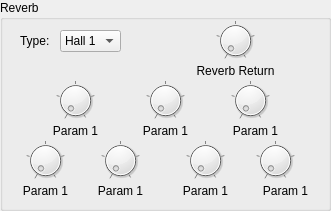
         <widget class="QGroupBox" name="groupBox_7">
          <property name="geometry">
           <rect>
            <x>640</x>
            <y>50</y>
            <width>331</width>
            <height>211</height>
           </rect>
          </property>
          <property name="title">
           <string>Reverb</string>
          </property>
          <widget class="QLabel" name="label_45">
           <property name="geometry">
            <rect>
             <x>20</x>
             <y>30</y>
             <width>49</width>
             <height>21</height>
            </rect>
           </property>
           <property name="text">
            <string>Type:</string>
           </property>
          </widget>
          <widget class="ComboPicker" name="reverbType">
           <property name="geometry">
            <rect>
             <x>60</x>
             <y>30</y>
             <width>61</width>
             <height>22</height>
            </rect>
           </property>
           <item>
            <property name="text">
             <string>Hall 1</string>
            </property>
           </item>
           <item>
            <property name="text">
             <string>Hall 2</string>
            </property>
           </item>
           <item>
            <property name="text">
             <string>Room 1</string>
            </property>
           </item>
           <item>
            <property name="text">
             <string>Room 2</string>
            </property>
           </item>
           <item>
            <property name="text">
             <string>Room 3</string>
            </property>
           </item>
           <item>
            <property name="text">
             <string>Stage 1</string>
            </property>
           </item>
           <item>
            <property name="text">
             <string>Stage 2</string>
            </property>
           </item>
           <item>
            <property name="text">
             <string>Plate</string>
            </property>
           </item>
           <item>
            <property name="text">
             <string/>
            </property>
           </item>
          </widget>
          <widget class="QLabel" name="label_46">
           <property name="geometry">
            <rect>
             <x>190</x>
             <y>60</y>
             <width>91</width>
             <height>21</height>
            </rect>
           </property>
           <property name="text">
            <string>Reverb Return</string>
           </property>
           <property name="alignment">
            <set>Qt::AlignCenter</set>
           </property>
          </widget>
          <widget class="DialKnob" name="revReturn">
           <property name="geometry">
            <rect>
             <x>200</x>
             <y>20</y>
             <width>71</width>
             <height>41</height>
            </rect>
           </property>
           <property name="sizePolicy">
            <sizepolicy hsizetype="Fixed" vsizetype="Fixed">
             <horstretch>0</horstretch>
             <verstretch>0</verstretch>
            </sizepolicy>
           </property>
           <property name="minimumSize">
            <size>
             <width>0</width>
             <height>0</height>
            </size>
           </property>
           <property name="maximumSize">
            <size>
             <width>16777215</width>
             <height>16777215</height>
            </size>
           </property>
           <property name="maximum">
            <number>32</number>
           </property>
           <property name="notchTarget">
            <double>8.000000000000000</double>
           </property>
           <property name="notchesVisible">
            <bool>true</bool>
           </property>
          </widget>
          <widget class="DialKnob" name="revParam1">
           <property name="geometry">
            <rect>
             <x>50</x>
             <y>80</y>
             <width>51</width>
             <height>41</height>
            </rect>
           </property>
           <property name="sizePolicy">
            <sizepolicy hsizetype="Fixed" vsizetype="Fixed">
             <horstretch>0</horstretch>
             <verstretch>0</verstretch>
            </sizepolicy>
           </property>
           <property name="minimumSize">
            <size>
             <width>0</width>
             <height>0</height>
            </size>
           </property>
           <property name="maximumSize">
            <size>
             <width>16777215</width>
             <height>16777215</height>
            </size>
           </property>
           <property name="maximum">
            <number>32</number>
           </property>
           <property name="notchTarget">
            <double>8.000000000000000</double>
           </property>
           <property name="notchesVisible">
            <bool>true</bool>
           </property>
          </widget>
          <widget class="DialKnob" name="revParam2">
           <property name="geometry">
            <rect>
             <x>140</x>
             <y>80</y>
             <width>51</width>
             <height>41</height>
            </rect>
           </property>
           <property name="sizePolicy">
            <sizepolicy hsizetype="Fixed" vsizetype="Fixed">
             <horstretch>0</horstretch>
             <verstretch>0</verstretch>
            </sizepolicy>
           </property>
           <property name="minimumSize">
            <size>
             <width>0</width>
             <height>0</height>
            </size>
           </property>
           <property name="maximumSize">
            <size>
             <width>16777215</width>
             <height>16777215</height>
            </size>
           </property>
           <property name="maximum">
            <number>32</number>
           </property>
           <property name="notchTarget">
            <double>8.000000000000000</double>
           </property>
           <property name="notchesVisible">
            <bool>true</bool>
           </property>
          </widget>
          <widget class="DialKnob" name="revParam4">
           <property name="geometry">
            <rect>
             <x>20</x>
             <y>140</y>
             <width>51</width>
             <height>41</height>
            </rect>
           </property>
           <property name="sizePolicy">
            <sizepolicy hsizetype="Fixed" vsizetype="Fixed">
             <horstretch>0</horstretch>
             <verstretch>0</verstretch>
            </sizepolicy>
           </property>
           <property name="minimumSize">
            <size>
             <width>0</width>
             <height>0</height>
            </size>
           </property>
           <property name="maximumSize">
            <size>
             <width>16777215</width>
             <height>16777215</height>
            </size>
           </property>
           <property name="maximum">
            <number>32</number>
           </property>
           <property name="notchTarget">
            <double>8.000000000000000</double>
           </property>
           <property name="notchesVisible">
            <bool>true</bool>
           </property>
          </widget>
          <widget class="DialKnob" name="revParam5">
           <property name="geometry">
            <rect>
             <x>100</x>
             <y>140</y>
             <width>41</width>
             <height>41</height>
            </rect>
           </property>
           <property name="sizePolicy">
            <sizepolicy hsizetype="Fixed" vsizetype="Fixed">
             <horstretch>0</horstretch>
             <verstretch>0</verstretch>
            </sizepolicy>
           </property>
           <property name="minimumSize">
            <size>
             <width>0</width>
             <height>0</height>
            </size>
           </property>
           <property name="maximumSize">
            <size>
             <width>16777215</width>
             <height>16777215</height>
            </size>
           </property>
           <property name="maximum">
            <number>32</number>
           </property>
           <property name="notchTarget">
            <double>8.000000000000000</double>
           </property>
           <property name="notchesVisible">
            <bool>true</bool>
           </property>
          </widget>
          <widget class="DialKnob" name="revParam6">
           <property name="geometry">
            <rect>
             <x>180</x>
             <y>140</y>
             <width>51</width>
             <height>41</height>
            </rect>
           </property>
           <property name="sizePolicy">
            <sizepolicy hsizetype="Fixed" vsizetype="Fixed">
             <horstretch>0</horstretch>
             <verstretch>0</verstretch>
            </sizepolicy>
           </property>
           <property name="minimumSize">
            <size>
             <width>0</width>
             <height>0</height>
            </size>
           </property>
           <property name="maximumSize">
            <size>
             <width>16777215</width>
             <height>16777215</height>
            </size>
           </property>
           <property name="maximum">
            <number>32</number>
           </property>
           <property name="notchTarget">
            <double>8.000000000000000</double>
           </property>
           <property name="notchesVisible">
            <bool>true</bool>
           </property>
          </widget>
          <widget class="QLabel" name="revLabel1">
           <property name="geometry">
            <rect>
             <x>20</x>
             <y>120</y>
             <width>111</width>
             <height>21</height>
            </rect>
           </property>
           <property name="text">
            <string>Param 1</string>
           </property>
           <property name="alignment">
            <set>Qt::AlignCenter</set>
           </property>
          </widget>
          <widget class="QLabel" name="revLabel2">
           <property name="geometry">
            <rect>
             <x>110</x>
             <y>120</y>
             <width>111</width>
             <height>21</height>
            </rect>
           </property>
           <property name="text">
            <string>Param 1</string>
           </property>
           <property name="alignment">
            <set>Qt::AlignCenter</set>
           </property>
          </widget>
          <widget class="QLabel" name="revLabel4">
           <property name="geometry">
            <rect>
             <x>0</x>
             <y>180</y>
             <width>91</width>
             <height>21</height>
            </rect>
           </property>
           <property name="text">
            <string>Param 1</string>
           </property>
           <property name="alignment">
            <set>Qt::AlignCenter</set>
           </property>
          </widget>
          <widget class="QLabel" name="revLabel5">
           <property name="geometry">
            <rect>
             <x>60</x>
             <y>180</y>
             <width>121</width>
             <height>21</height>
            </rect>
           </property>
           <property name="text">
            <string>Param 1</string>
           </property>
           <property name="alignment">
            <set>Qt::AlignCenter</set>
           </property>
          </widget>
          <widget class="QLabel" name="revLabel6">
           <property name="geometry">
            <rect>
             <x>150</x>
             <y>180</y>
             <width>111</width>
             <height>21</height>
            </rect>
           </property>
           <property name="text">
            <string>Param 1</string>
           </property>
           <property name="alignment">
            <set>Qt::AlignCenter</set>
           </property>
          </widget>
          <widget class="QLabel" name="revLabel7">
           <property name="geometry">
            <rect>
             <x>240</x>
             <y>180</y>
             <width>91</width>
             <height>21</height>
            </rect>
           </property>
           <property name="text">
            <string>Param 1</string>
           </property>
           <property name="alignment">
            <set>Qt::AlignCenter</set>
           </property>
          </widget>
          <widget class="DialKnob" name="revParam7">
           <property name="geometry">
            <rect>
             <x>250</x>
             <y>140</y>
             <width>51</width>
             <height>41</height>
            </rect>
           </property>
           <property name="sizePolicy">
            <sizepolicy hsizetype="Fixed" vsizetype="Fixed">
             <horstretch>0</horstretch>
             <verstretch>0</verstretch>
            </sizepolicy>
           </property>
           <property name="minimumSize">
            <size>
             <width>0</width>
             <height>0</height>
            </size>
           </property>
           <property name="maximumSize">
            <size>
             <width>16777215</width>
             <height>16777215</height>
            </size>
           </property>
           <property name="maximum">
            <number>32</number>
           </property>
           <property name="notchTarget">
            <double>8.000000000000000</double>
           </property>
           <property name="notchesVisible">
            <bool>true</bool>
           </property>
          </widget>
          <widget class="DialKnob" name="revParam3">
           <property name="geometry">
            <rect>
             <x>230</x>
             <y>80</y>
             <width>41</width>
             <height>41</height>
            </rect>
           </property>
           <property name="sizePolicy">
            <sizepolicy hsizetype="Fixed" vsizetype="Fixed">
             <horstretch>0</horstretch>
             <verstretch>0</verstretch>
            </sizepolicy>
           </property>
           <property name="minimumSize">
            <size>
             <width>0</width>
             <height>0</height>
            </size>
           </property>
           <property name="maximumSize">
            <size>
             <width>16777215</width>
             <height>16777215</height>
            </size>
           </property>
           <property name="maximum">
            <number>32</number>
           </property>
           <property name="notchTarget">
            <double>8.000000000000000</double>
           </property>
           <property name="notchesVisible">
            <bool>true</bool>
           </property>
          </widget>
          <widget class="QLabel" name="revLabel3">
           <property name="geometry">
            <rect>
             <x>200</x>
             <y>120</y>
             <width>111</width>
             <height>21</height>
            </rect>
           </property>
           <property name="text">
            <string>Param 1</string>
           </property>
           <property name="alignment">
            <set>Qt::AlignCenter</set>
           </property>
          </widget>
         </widget>
